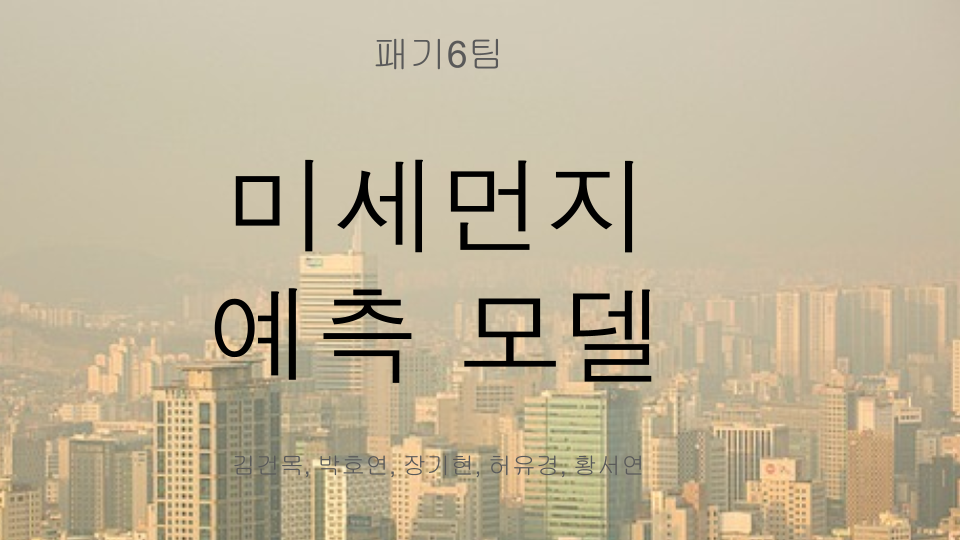
#> input picture _pages/SKT/image/미세먼지 예측 모델 (1).png, 960 x 540 px, found by its file name
$ jupyter execute --allow-errors skt_7_07_OpenCV.ipynb   (shell and % lines are left out)
#> lines starting #> are read from the running program, lines starting #| are printed output that depends on the picture; after the words box and inside, x2 and y2 are one past the last pixel; in counts of white or black regions, pixels touching at a corner belong together
<a href="https://colab.research.google.com/github/park-hoyeon/park-hoyeon.github.io/blob/master/skt_7_07_OpenCV.ipynb" target="_parent"></a>

[cell 1]
import cv2
import numpy as np
from google.colab.patches import cv2_imshow

[cell 2]

# 이미지 파일 이름
file_name = 'cat.jpg'

# 이미지를 컬러로 읽기
img_color = cv2.imread(file_name, cv2.IMREAD_COLOR)

# 읽어온 이미지를 colab 노트북 상에서 띄우기
cv2_imshow(img_color)

## imread 함수 파라미터
- filename
- flags

[cell 3]
#이미지 저장
cv2.imwrite('saved_image.jpg', img_color)
print("이미지가 저장되었습니다: saved_image.jpg")

## imwirte 함수 파라미터
- filename: 저장된 파일 경로
- img: 저장할 이미지 (Mat) 객체

이미지가 저장되면, colab 왼쪽 파일 탐색 텝에서 해당 파일을 확인할 수 있다.

#> (a cell that did not finish here is left out)

## cvtColor 함수 파라미터
- src: 변환할 원본 이미지
- code: 변환 방법 코드

## 이미지 크기 조정

#> (a cell that did not finish here is left out)

## 색상 공간 변환 (HSV)

#> (a cell that did not finish here is left out)

# 과제
### 특정 색상 추출하기
:HSV 색상 공간을 사용하면 특정 범위의 색상만 마스킹하여 추출할 수 있다.
사용자가 특정 색상을 입력 받아 그 색상 범위를 마스크를 만들고, 마스크가 적용된 이미지를 확인하는 예시코드르 작성해보자.

[cell 7]
# 특정 색상 범위를 HSV로 정의해둔 예시 (빨간,초록, 파란)
# 실제로는 사용자가 입력한 값으로 범위를 설정하거나, 필요에 따라 다른 범위를 추가할 수 있음.
color_ranges = {
    'red': {'lower':(0,100,100), 'upper':(10,255,255)}, # 빨간 (0-10 and 170-180 for hue) - Need to handle wrap around for red
    'green': {'lower':(40,100,100), 'upper':(70,255,255)}, # 초록
    'blue': {'lower': (100,100,100), 'upper':(130,255,255)} # 파란
}

# 사용자로부터 색상 입력 받기
user_color = 'red'# 이 값을 'green', 'blue'로 바꿔 가며 테스트

# HSV 이미지 준비
#> (the rest of this cell did not finish here and is left out)

#> (a cell that did not finish here is left out)

# OpenCV 이미지 연산 실습

[cell 9]
# 환경 설정 및 라이브러리 불러오기

[cell 10]
import cv2
import numpy as np
from google.colab import files
from google.colab.patches import cv2_imshow
import time

## 이미지 업로드 및 정보 확인

[cell 11]
# colab에 이미지 업로드
uploaded = files.upload()
#> the answer given: 미세먼지 예측 모델 (1).png

# 업로드된 첫 번째 이미지 파일 이름 가져오기
filename = list(uploaded.keys())[0]

# 이미지를 BGR 컬러로 읽기
image = cv2.imread(filename, cv2.IMREAD_COLOR)
#> image is the input picture: shape (540, 960, 3); mean B, G, R 152.5, 179.3, 191.7

# 이미지 기본 정보 확인
print("이미지 크기 (H,W,C):", image.shape)
#| 이미지 크기 (H,W,C): (540, 960, 3)
print("이미지 전체 픽셀 수: ", image.size)
#| 이미지 전체 픽셀 수:  1555200

# 특정 픽셀의 BGR 값 확인
y,x = 100,100
if y < image.shape[0] and x < image.shape[1]:
  px = image[y,x]
#> px = [173, 195, 201]
  print(f"픽셀 ({y},{x})의 BGR 값: {px}")
#| 픽셀 (100,100)의 BGR 값: [173 195 201]
  print(f"픽셀 ({y},{x})의 B 값: {px[0]}")
#| 픽셀 (100,100)의 B 값: 173
  print(f"픽셀 ({y},{x})의 G 값: {px[1]}")
#| 픽셀 (100,100)의 G 값: 195
  print(f"픽셀 ({y},{x})의 R 값: {px[2]}")
#| 픽셀 (100,100)의 R 값: 201

# 특정 범위 픽셀 값 변경하기
- 반복문 방식
- 슬라이싱 방식

[cell 12]
# 이미지 복사본 생성
image_copy = image.copy()

# (1) 반복문을 이용한 특정 범위 변경
start_time = time.time()
rows = min(100, image_copy.shape[0])
#> rows = 100
cols = min(100, image_copy.shape[1])
#> cols = 100
for i in range(rows):
    for j in range(cols):
        image_copy[i, j] = [255, 255, 255]
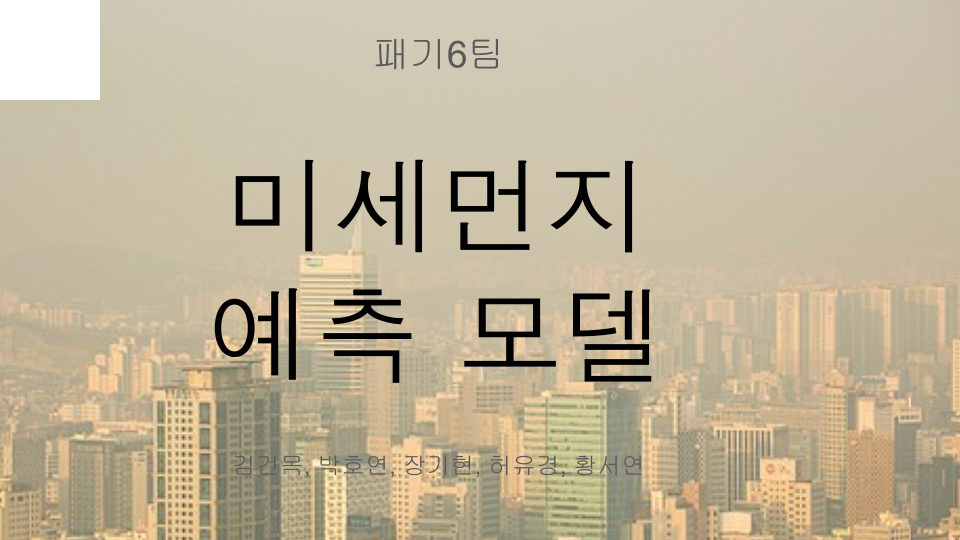
#> image_copy: shape (540, 960, 3); 1.93% of pixels changed, all inside (x1, y1, x2, y2) = (0, 0, 100, 100)
end_time = time.time()
print("--- 반복문 방식 수행 시간 : %.6f seconds ---" % (end_time - start_time))

# (2) 슬라이싱을 이용한 특정 범위 변경
image_copy2 = image.copy()
start_time = time.time()
image_copy2[0:rows, 0:cols] = [0,0,0]
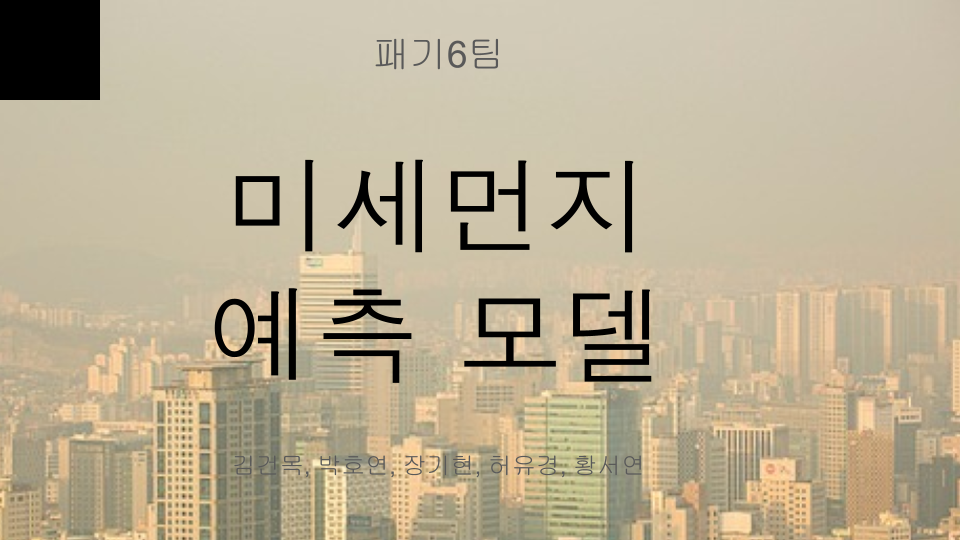
#> image_copy2: shape (540, 960, 3); 1.93% of pixels changed, all inside (x1, y1, x2, y2) = (0, 0, 100, 100)
end_time = time.time()
print("--- 슬라이싱 방식 수행 시간 : %.6f seconds ---" % (end_time - start_time))

# 결과 이미지 보기
print("\n[반복문 방식] 상단 100*100 영역을 흰색으로 변경")
cv2_imshow(image_copy)

print("\n[슬라이싱 방식] 상단 100*100 영역을 검정색으로 변경")
cv2_imshow(image_copy2)

# ROI (Region of Interset) 추출 및 복사

[cell 13]
# ROI 추출
image_copy3 = image.copy()

# 안전하게 min() 함수를 사용해 이미지 범위 내에서만 추출
roi = image_copy3[20:min(150, image_copy3.shape[0]), 70:min(200, image_copy3.shape[1])]
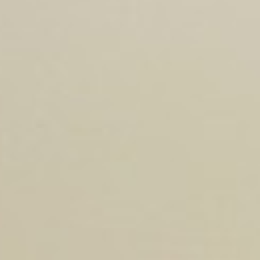
#> roi: shape (130, 130, 3) (shown 2 times larger); mean B, G, R 174.5, 197.2, 203.7

# 잘라낸 roi 확인
print("[ROI] 20:150, 70:200 영역")
cv2_imshow(roi)

# ROI를 다른 위치(0:130, 0:130)에 복사
h_roi, w_roi = roi.shape[:2]
#> h_roi = 130; w_roi = 130
end_y = min(h_roi, image_copy3.shape[0])
#> end_y = 130
end_x = min(w_roi, image_copy3.shape[1])
#> end_x = 130
image_copy3[0:end_y, 0:end_x] = roi
#> image_copy3: shape (540, 960, 3); 3.13% of pixels changed, all inside (x1, y1, x2, y2) = (0, 0, 130, 130)

print("[Modified image] ROI를 좌측 상단에 복사")
cv2_imshow(image_copy3)
#

# 픽셀별로 색상 다루기

[cell 14]
# (1) Blue 채널만 확인
blue_channel = image[:,:,0]
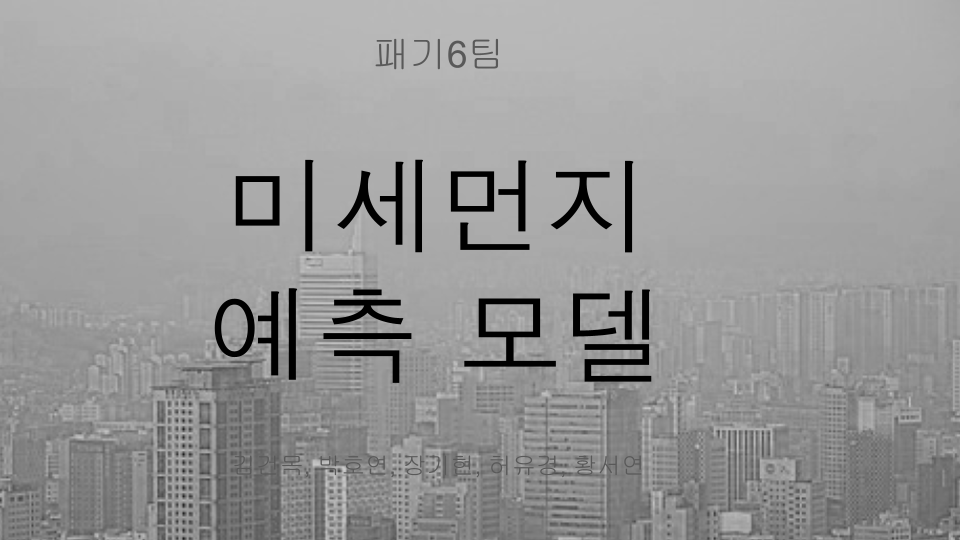
#> blue_channel: shape (540, 960); min 0, max 203, mean 152.5
print("[blue channel]")
cv2_imshow(blue_channel)

# (2) 특정 색상 채널 제거 (red채널을 0으로)
image_no_red = image.copy()
image_no_red[:,:,2] = 0
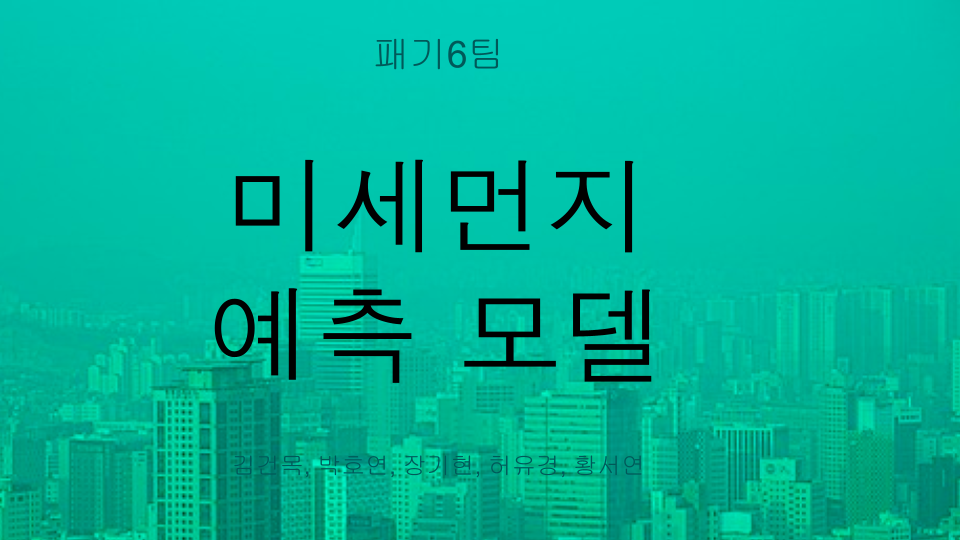
#> image_no_red: shape (540, 960, 3); mean B, G, R 152.5, 179.3, 0
print("[image without red channel]")
cv2_imshow(image_no_red)

# 추가 과제

[cell 15]
# 슬라이싱을 이용해 상단 100*100 영역의 색상을 반전(255-pixel)하기

# 이미지 복사본 생성 (원본 유지를 위해)
image_inverted = image.copy()

# 상단 100*100 영역의 색상을 반전
rows_to_invert = min(100, image_inverted.shape[0])
#> rows_to_invert = 100
cols_to_invert = min(100, image_inverted.shape[1])
#> cols_to_invert = 100

image_inverted[0:rows_to_invert, 0:cols_to_invert] = 255 - image_inverted[0:rows_to_invert, 0:cols_to_invert]
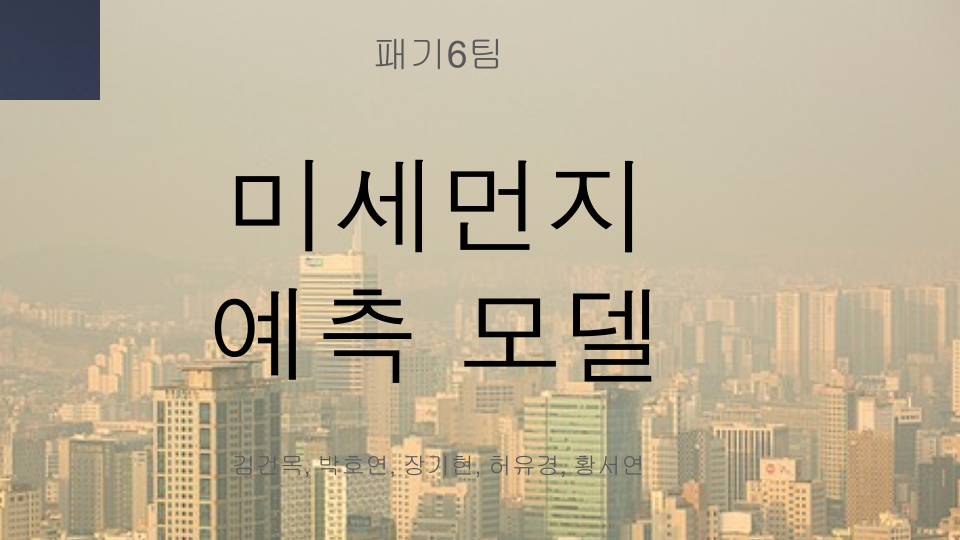
#> image_inverted: shape (540, 960, 3); 1.93% of pixels changed, all inside (x1, y1, x2, y2) = (0, 0, 100, 100)

# 결과 이미지 출력
print("[Image with Inverted Top-Left Corner]")
cv2_imshow(image_inverted)

# 저장 (선택 사항)
# cv2.imwrite('inverted_top_left.jpg', image_inverted)

[cell 16]
# ROI로 추출한 영역을 오른쪽 하단에 붙여 넣기
# 원본 이미지 크기를 확인해 적절히 붙여넣는 좌표를 계산하시오.

# 이미지 복사본 생성 (원본 유지를 위해)
image_with_roi = image.copy()

# 이전에 추출한 ROI (assuming 'roi' variable from a previous cell is available)
# If 'roi' is not available, you would need to re-extract it here:
# roi = image_with_roi[20:min(150, image_with_roi.shape[0]), 70:min(200, image_with_roi.shape[1])]

# ROI의 크기 확인
h_roi, w_roi = roi.shape[:2]

# 원본 이미지의 크기 확인
h_img, w_img = image_with_roi.shape[:2]
#> h_img = 540; w_img = 960

# 오른쪽 하단에 붙여넣을 시작 좌표 계산
# y 좌표: 이미지 높이 - ROI 높이
# x 좌표: 이미지 너비 - ROI 너비
start_y = h_img - h_roi
#> start_y = 410
start_x = w_img - w_roi
#> start_x = 830

# ROI를 오른쪽 하단에 붙여 넣기
# 슬라이싱을 사용하여 해당 영역에 ROI 값을 할당
image_with_roi[start_y:h_img, start_x:w_img] = roi
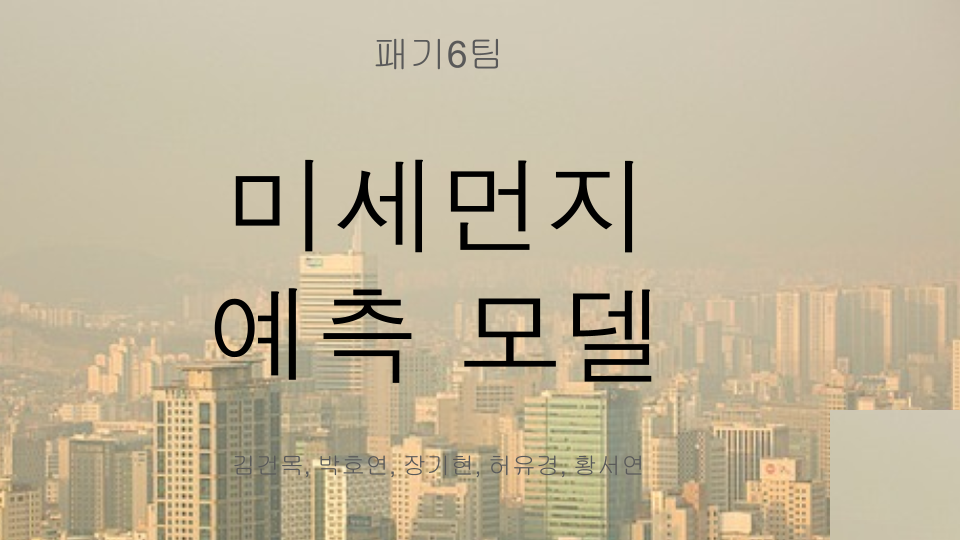
#> image_with_roi: shape (540, 960, 3); 3.26% of pixels changed, all inside (x1, y1, x2, y2) = (830, 410, 960, 540)

# 결과 이미지 출력
print("[Image with ROI pasted in bottom-right corner]")
cv2_imshow(image_with_roi)

# 저장 (선택 사항)
# cv2.imwrite('image_with_roi_bottom_right.jpg', image_with_roi)

[cell 17]
# BGR 이미지를 RGB 순서로 채널 변경하기

# 방법 1: 배열 슬라이싱 이용
# OpenCV는 BGR 순서로 이미지를 읽으므로, RGB로 바꾸려면 채널 순서를 바꿔야 함
# image[:,:,0]는 Blue 채널, image[:,:,1]는 Green 채널, image[:,:,2]는 Red 채널
image_rgb_slicing = image[:, :, ::-1]

print("[Image with channels swapped using slicing (BGR to RGB)]")
cv2_imshow(image_rgb_slicing)

# 방법 2: cv2.cvtColor 이용
image_rgb_cvtColor = cv2.cvtColor(image, cv2.COLOR_BGR2RGB)

print("\n[Image with channels swapped using cv2.cvtColor (BGR to RGB)]")
cv2_imshow(image_rgb_cvtColor)

# 두 결과가 동일한지 확인 (선택 사항)
# print("\nAre the two methods producing the same result?", np.array_equal(image_rgb_slicing, image_rgb_cvtColor))

# Task
Upload two images, extract a region of interest from the first image, and paste it onto the second image at a specified location.

## Upload images

### Subtask:
Upload two images from your local machine.

## Upload images

### Subtask:
Upload two images from your local machine.

**Reasoning**:
The subtask requires uploading two images. The `files.upload()` function from `google.colab` is used to facilitate this process in a Colab environment. I need to call this function twice to upload two separate images.

[cell 18]
uploaded_img1 = files.upload()
#> the answer given: 미세먼지 예측 모델 (2).png
time.sleep(1) # Add a small delay between uploads to avoid potential issues
uploaded_img2 = files.upload()
#> the answer given: 미세먼지 예측 모델 (2).png

## Load images

### Subtask:
Load the uploaded images into OpenCV format.

**Reasoning**:
To process the images using OpenCV, they need to be read from the uploaded files into a format that OpenCV can work with (NumPy arrays). The `cv2.imread` function is used for this purpose. We will read both uploaded images.

[cell 19]
# Get the filenames of the uploaded images
filename1 = list(uploaded_img1.keys())[0]
filename2 = list(uploaded_img2.keys())[0]

# Read the images using cv2.imread
# Use cv2.IMREAD_COLOR to ensure they are loaded as color images
image1 = cv2.imread(filename1, cv2.IMREAD_COLOR)
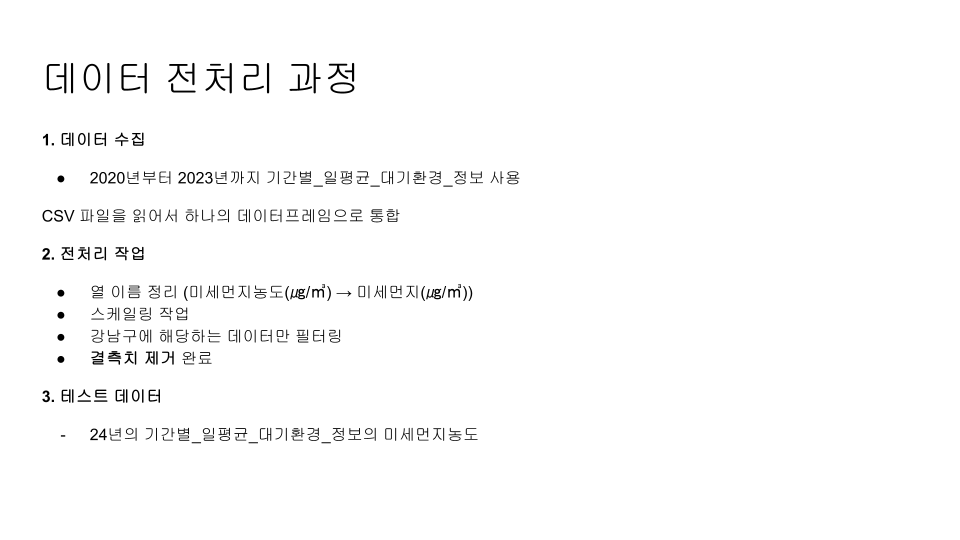
#> input picture _pages/SKT/image/미세먼지 예측 모델 (2).png, 960 x 540 px, found by its file name
#> image1 is the input picture: shape (540, 960, 3); min 0, max 255, mean 250.9
image2 = cv2.imread(filename2, cv2.IMREAD_COLOR)

# Check if images were loaded successfully
if image1 is None:
    print(f"Error loading image 1: {filename1}")
else:
    print(f"Image 1 loaded successfully: {filename1}")
    print("Image 1 shape:", image1.shape)
#| Image 1 shape: (540, 960, 3)


if image2 is None:
    print(f"Error loading image 2: {filename2}")
else:
    print(f"Image 2 loaded successfully: {filename2}")
    print("Image 2 shape:", image2.shape)
#| Image 2 shape: (540, 960, 3)

# Display the loaded images to confirm
if image1 is not None:
    print("\nImage 1:")
    cv2_imshow(image1)
if image2 is not None:
    print("\nImage 2:")
    cv2_imshow(image2)

## Define and Extract ROI

### Subtask:
Define the coordinates for the ROI in the second image and extract the region.

**Reasoning**:
To extract the ROI, we need to specify the rectangular area using pixel coordinates. Slicing is an efficient way to select this region from the image NumPy array. We will define variables for the start and end y and x coordinates and use them for slicing `image2`.

[cell 20]
# Define the coordinates for the ROI in the second image (image2)
# You need to replace these with the actual coordinates you want to extract
roi_start_y = 50  # Starting y-coordinate of the ROI
roi_end_y = 120   # Ending y-coordinate of the ROI
roi_start_x = 80  # Starting x-coordinate of the ROI
roi_end_x = 200   # Ending x-coordinate of the ROI

# Ensure the coordinates are within the bounds of image2
h2, w2 = image2.shape[:2]
#> h2 = 540; w2 = 960
roi_start_y = max(0, roi_start_y)
roi_end_y = min(h2, roi_end_y)
#> roi_end_y = 120
roi_start_x = max(0, roi_start_x)
roi_end_x = min(w2, roi_end_x)


# Extract the ROI from image2 using slicing
# Make sure the start coordinates are less than the end coordinates
if roi_start_y < roi_end_y and roi_start_x < roi_end_x:
  roi = image2[roi_start_y:roi_end_y, roi_start_x:roi_end_x]
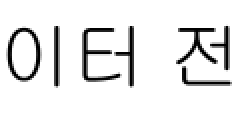
#> roi: shape (70, 120, 3) (shown 2 times larger); min 0, max 255, mean 235.9

  # Display the extracted ROI
  print("Extracted ROI:")
  cv2_imshow(roi)
else:
  print("Error: ROI coordinates are invalid. Start coordinates must be less than end coordinates.")
  roi = None # Set roi to None if coordinates are invalid

## Paste ROI onto the other image

### Subtask:
Paste the extracted ROI from the second image onto the first image at a specified location.

**Reasoning**:
To paste the ROI, we need to define the top-left coordinates on the destination image (`image1`). We then use slicing to assign the pixel values of the ROI to the corresponding area in `image1`. We also need to ensure the ROI fits within the bounds of `image1`.

[cell 21]
# Make a copy of image1 to avoid modifying the original
image1_with_roi = image1.copy()

# Get the dimensions of the ROI
h_roi, w_roi = roi.shape[:2]

# Define the top-left coordinates for pasting the ROI on image1
# You can change these coordinates to paste the ROI at a different location
paste_y = 50  # Top-left y-coordinate for pasting
paste_x = 50  # Top-left x-coordinate for pasting

# Calculate the bottom-right coordinates for pasting
paste_end_y = paste_y + h_roi
paste_end_x = paste_x + w_roi

# Check if the ROI fits within the dimensions of image1 at the paste location
h1, w1 = image1_with_roi.shape[:2]

if paste_end_y <= h1 and paste_end_x <= w1:
    # Paste the ROI onto image1
    image1_with_roi[paste_y:paste_end_y, paste_x:paste_end_x] = roi
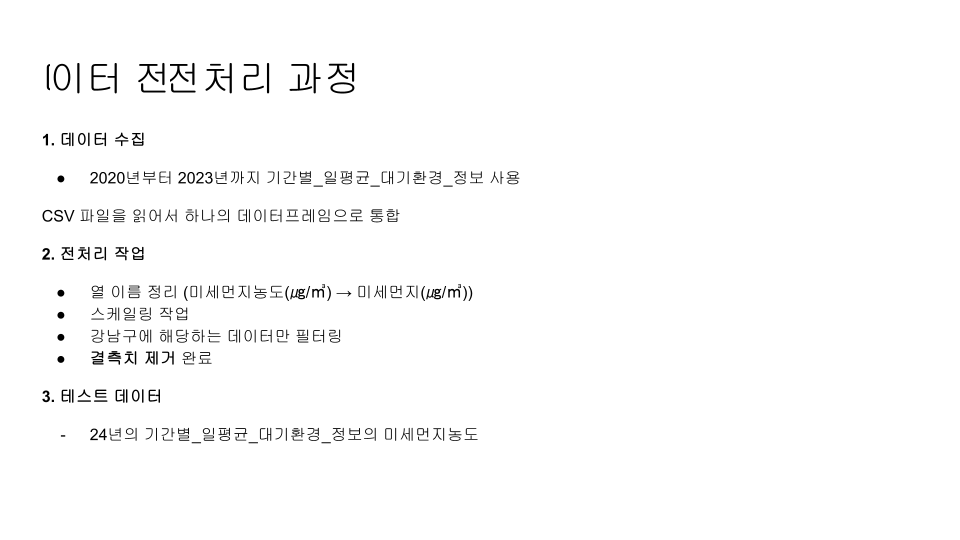
#> image1_with_roi: shape (540, 960, 3); 0.32% of pixels changed, all inside (x1, y1, x2, y2) = (50, 62, 170, 94)

    # Display the resulting image
    print("Image with ROI pasted:")
    cv2_imshow(image1_with_roi)
else:
    print("Error: The ROI does not fit at the specified paste location in the first image.")
    print(f"Image 1 dimensions: {h1}x{w1}")
    print(f"ROI dimensions: {h_roi}x{w_roi}")
    print(f"Paste location ends at: ({paste_end_y}, {paste_end_x})")


# Save the result (Optional)
# cv2.imwrite('image1_with_pasted_roi.jpg', image1_with_roi)
